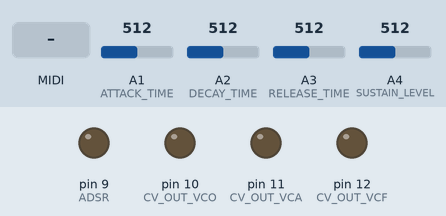
Recording of a sketch running on a simulated Arduino Uno, built with avr-gcc and run on an emulated ATmega328P. Parts: output pins drawn as LEDs (lit = HIGH). The test bench sets the inputs (shaded band); at power-on: A1 (ATTACK_TIME) = 512, A3 (RELEASE_TIME) = 512, A4 (SUSTAIN_LEVEL) = 512, A2 (DECAY_TIME) = 512. MIDI output is not drawn.

Above: at 1.8 s.
1.9 s: A1 (ATTACK_TIME) set to 716
At 2.5 s:
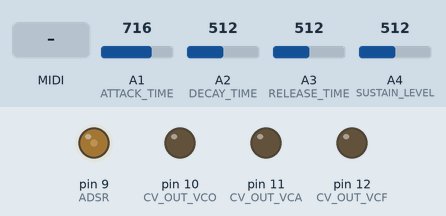
5.7 s: MIDI note 36 received
At 6.2 s:
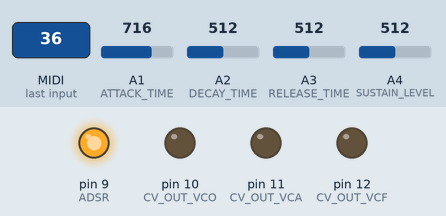
9.2 s: A3 (RELEASE_TIME) set to 306
12.7 s: A4 (SUSTAIN_LEVEL) set to 490
17.9 s: A2 (DECAY_TIME) set to 306
21.4 s: A2 (DECAY_TIME) set to 419
25.0 s: A2 (DECAY_TIME) set to 444
Timing chart, 0 to 29.6 s (numbered marks = the images above; inputs shaded):
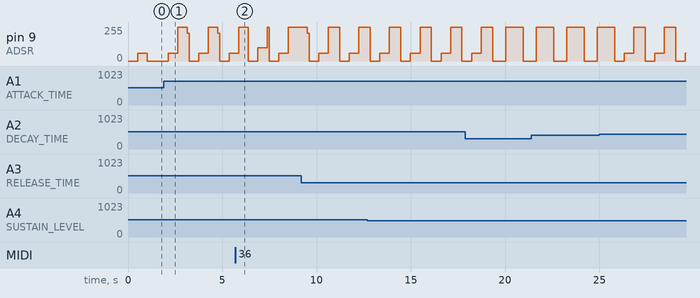

The sketch:

synth_control.ino
```cpp
// (licence header left out)
#include <MIDI.h>

MIDI_CREATE_DEFAULT_INSTANCE();

//define ports to read information from
// still sample pins
#define ATTACK_TIME 1
#define DECAY_TIME 2
#define RELEASE_TIME 3
#define SUSTAIN_LEVEL 4


//define port to write information into synthesizer circuit
#define CV_OUT_VCO 10
#define CV_OUT_VCA 11
#define CV_OUT_VCF 12
#define ADSR 9
/**
 * machine state    description
 *  0               IDLE
 *  1               NoteOn
 *  2               NoteOff
 */
static int machine_state = 0;

void writeADSR(byte state, int a, int d, int s, int r, int v, int l)
{

  /**
   *    state   mode
   *    1       a -> attack
   *    2       d -> decay
   *    3       s -> sustain
   *    4       r -> release
   *
   *    v -> velocity
   *    l -> sustain-level
   */

  static int PWM_level = 0;

  switch(state){
    case 1:
      for(int i = 0; i < 500; i++) {
        PWM_level = (v/a)*i;
        analogWrite(ADSR, PWM_level);
        delay(1);
      }
    break;
    case 2:
      for(int i = 0; i < 500; i++) {
       PWM_level = v - ((v-s)/d)*i;
       analogWrite(ADSR, PWM_level);
       delay(1);
      }
    break;
    case 3:
      PWM_level = a*l;
      analogWrite(ADSR, PWM_level);
    break;
    case 4:
      for(int i = 0; i < 500; i++) {
        PWM_level = a*l - ((a*l)/r)*i;
        analogWrite(ADSR, PWM_level);
        delay(1);
      }
    break;
    default: break;
  }
}


void handleNoteOn(byte channel, byte pitch, byte velocity)
{
  machine_state = 1;
  int a_time = analogRead(ATTACK_TIME);
  int d_time = analogRead(DECAY_TIME);
  int s_level = analogRead(SUSTAIN_LEVEL);
  int r_time = analogRead(RELEASE_TIME);

  writeADSR(1, a_time, d_time, s_level, r_time, velocity, a_time*s_level);
  writeADSR(2, a_time, d_time, s_level, r_time, velocity, a_time*s_level);
  writeADSR(3, a_time, d_time, s_level, r_time, velocity, a_time*s_level);
}

void handleNoteOff(byte channel, byte pitch, byte velocity)
{
  int a_time = analogRead(ATTACK_TIME);
  int d_time = analogRead(DECAY_TIME);
  int s_level = analogRead(SUSTAIN_LEVEL);
  int r_time = analogRead(RELEASE_TIME);

  writeADSR(4, a_time, d_time, s_level, r_time, velocity, a_time*s_level);
}

void setup() {
   //set callbacks
   MIDI.setHandleNoteOn(handleNoteOn);
   MIDI.setHandleNoteOff(handleNoteOff);

   //listen to all channels for change
   MIDI.begin(MIDI_CHANNEL_OMNI);

    // set input and output ports
   pinMode(ATTACK_TIME, INPUT);
   pinMode(DECAY_TIME, INPUT);
   pinMode(RELEASE_TIME, INPUT);
   pinMode(SUSTAIN_LEVEL, INPUT);

   pinMode(CV_OUT_VCO, OUTPUT);
   pinMode(CV_OUT_VCA, OUTPUT);
   pinMode(CV_OUT_VCF, OUTPUT);
   pinMode(ADSR, OUTPUT);
}


void loop() {

 handleNoteOn(1, 60, 60);
 handleNoteOff(1, 60, 60);
 MIDI.read();
 delay(100);
}


/**
 * Writes voltage to pin if voltage is between 255 and 0 which should be ensured by "byte" anyway
 * Returns -1 in case of failure
 */
int outputControlVoltage(int pin, byte voltage)
{
  if(voltage <= 255 && voltage >= 0) {
    analogWrite(pin, voltage);
    return 0;
  } else {
    return -1;
  }
}
```

Measured:
- by itself, pin 9 (ADSR): repeats every 1.6 s: 60/255 0.51 s, 255/255 0.61 s, 0/255 0.51 s
